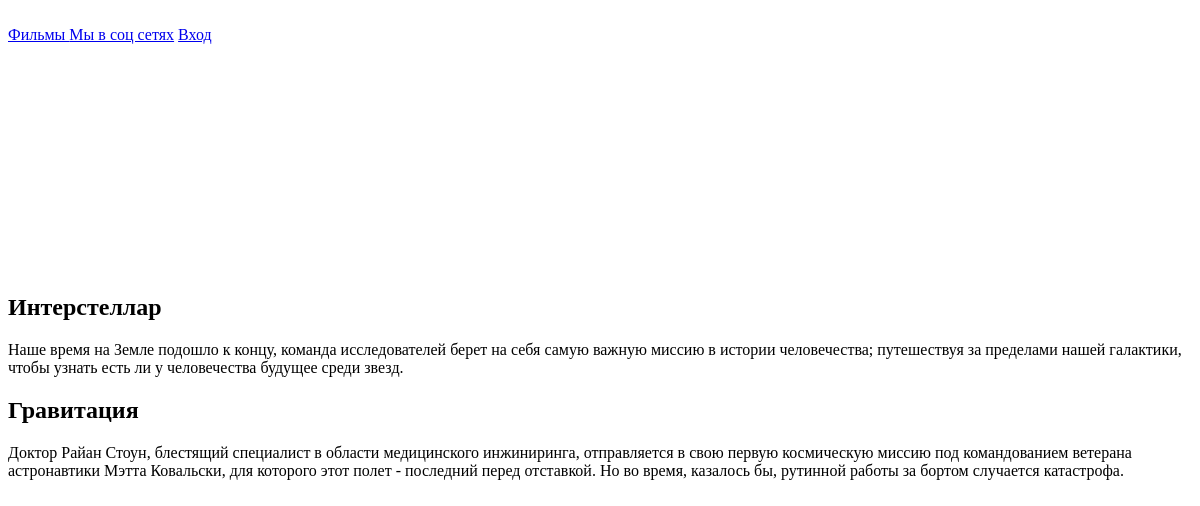
The page / on the database its author committed.
### main/models.py (models this page shows, shortened)
class Table(models.Model):
    title = models.CharField('Название', max_length=50)
    text = models.TextField('Текст')
    class Meta():
        verbose_name = 'Фильм'
        verbose_name_plural = 'Фильмы'

### main/views.py (the view)
# urls.py: path('', views.text),
def text(request):
    table=Table.objects.all()
    return render(request, "main/home.html", {'table':table})

### main/templates/main/home.html (shortened to what this page needs)
{%extends "main/base.html"%}
{%block content%}
    <div class="films_block">
    {% for el in table %}
        <div>
            <h2>{{el.title}}</h2>
            <p>{{el.text}}</p>
        </div>
    </div>
{% endfor %}
{%endblock%}

### main/templates/main/base.html (shortened to what this page needs)
<!DOCTYPE html>
<html lang="ru">
<head>
    {%load static%}
    <link rel ="stylesheet" type ="text/css" href ="{%static 'static/main/css/base.css'%}">
    <link rel ="stylesheet" type ="text/css" href ="{%static 'static/main/css/home.css'%}">
    <link rel ="stylesheet" type ="text/css" href ="{%static 'static/main/css/testo.css'%}">
</head>
</head>
<body>
    <div class="hat">
    <nav>
        <a href="/">Фильмы </a>
        <a href="https://vk.com/">Мы в соц сетях</a>
        <a href="/admin">Вход</a>
    </nav>
        </div>
    {%block content%} {%endblock%}
</body>
</html>

### main/static/main/css/base.css (style rules this page uses)
body { background-image: url(main/image/background.jpg); background-size:100% 1500px; background-repeat: no-repeat; }

### main/static/main/css/home.css (style rules this page uses)
.films_block { margin-top:250px; }

### rows shown on the page
Table: title "Интерстеллар", text "Наше время на Земле подошло к концу, команда исследователей берет на себя самую важную миссию в истории человечества; путешествуя за пределами нашей галактики, чтобы узнать есть ли у человечества будущее среди звезд."
Table: title "Гравитация", text "Доктор Райан Стоун, блестящий специалист в области медицинского инжиниринга, отправляется в свою первую космическую миссию под командованием ветерана астронавтики Мэтта Ковальски, для которого этот полет - последний перед отставкой. Но во время, казалось бы, рутинной работы за бортом случается катастрофа."
